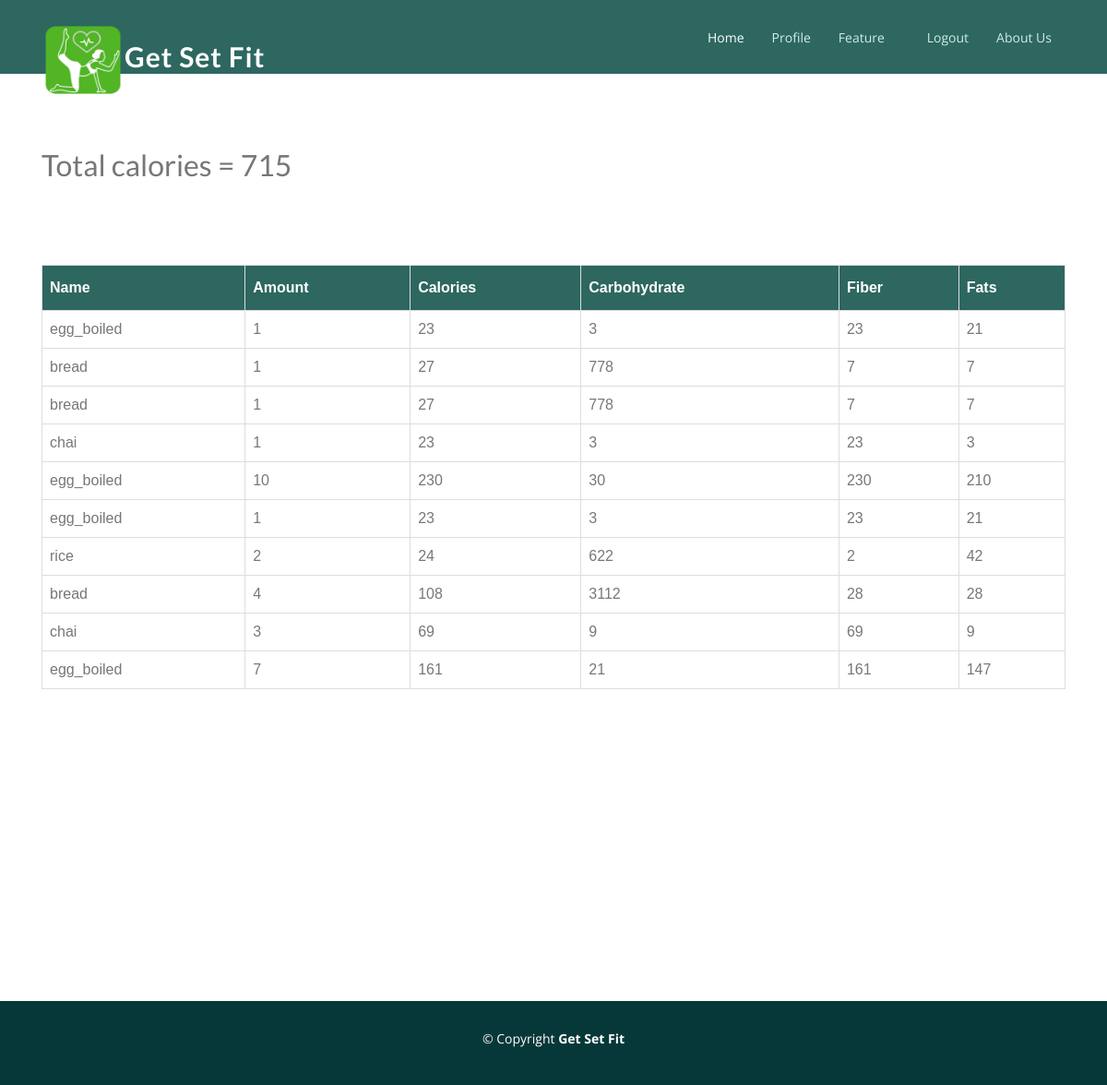
/food/consumed/ (signed in), run on the app's committed database.
### fitme/models.py (models this page shows, shortened)
class Food_Consumed(models.Model):
    user = models.ForeignKey(User, on_delete=models.SET_NULL, null=True)
    items = models.ForeignKey(Item, on_delete=models.CASCADE)
    time = models.DateTimeField(auto_now=True)
    Amount = models.IntegerField()

class Item(models.Model):
    Name = models.CharField(max_length=100,  primary_key=True)
    Calories = models.IntegerField()
    Carbohydrate = models.IntegerField()
    Fiber = models.IntegerField()
    Fats = models.IntegerField()

### fitme/views.py (the view)
# urls.py: path('food/consumed/', views.consumed.as_view(), name='currentfitmes'),
class consumed(ListView):
    model = Food_Consumed
    template_name = 'fitme/consumed.html'  # <app>/<model>_<viewtype>.html
    context_object_name = 'foods'
    paginate_by = 10
    def get_queryset(self):
        consumed = Food_Consumed.objects.filter(user=self.request.user)
        total = consumed[0]
        total.Amount = 0
        total.items.Name = 'Total'
        for food in consumed:
            food.items.Calories = food.items.Calories * food.Amount
            food.items.Carbohydrate = food.items.Carbohydrate * food.Amount
            food.items.Fiber = food.items.Fiber * food.Amount
            food.items.Fats = food.items.Fats * food.Amount
            total.items.Calories = total.items.Calories + food.items.Calories
            total.items.Carbohydrate = total.items.Carbohydrate + food.items.Carbohydrate
            total.items.Fiber = total.items.Fiber + food.items.Fiber
            total.items.Fats = total.items.Fats + food.items.Fats
            total.Amount = total.Amount + food.Amount
        return consumed

### fitme/templates/fitme/consumed.html (shortened to what this page needs)
{% extends "fitme/base.html" %} {% load static %} {% block content %}
<link href="{% static 'fitme/css/consumed.css' %}" rel="stylesheet" />
<h2 id = "total" style="margin-top: 50px;">ppp</h2>
{% with sum=0 %}
<table id="customers">
  <thead>
    <tr>
      <th>Name</th>
      <th>Amount</th>
      <th>Calories</th>
      <th>Carbohydrate</th>
      <th>Fiber</th>
      <th>Fats</th>
    </tr>
  </thead>
  <tbody>
    {% for food in foods %}
    <tr>
      <td>{{food.items.Name}}</td>
      <td>{{food.Amount}}</td>
      <td id = 'cal'>{{ food.items.Calories }}</td>
      <td>{{ food.items.Carbohydrate }}</td>
      <td>{{ food.items.Fiber }}</td>
      <td>{{ food.items.Fats }}</td>
    </tr>
    {% endfor %}
  </tbody>
</table>
{% endwith %}
{% endblock %}

### fitme/templates/fitme/base.html (shortened to what this page needs)
{% load static %}
<!DOCTYPE html>
<html lang="en">
<head>
  <link href="{% static 'fitme/vendor/bootstrap/css/bootstrap.min.css' %}" rel="stylesheet">
  <link href="{% static 'fitme/vendor/icofont/icofont.min.css' %}" rel="stylesheet">
  <link href="{% static 'fitme/vendor/venobox/venobox.css' %}" rel="stylesheet">
  <link href="{% static 'fitme/vendor/owl.carousel/assets/owl.carousel.min.css' %}" rel="stylesheet">
  <link href="{% static 'fitme/css/style.css' %}" rel="stylesheet">
</head>
<body>
  <header id="header" class="fixed-top">
    <div class="container">
      <div class="logo float-left">
        <h1 class="text-light"><img src="{% static 'fitme/logo.png' %}" ></a><a href="{% url 'home' %}"><span>Get Set Fit</span></a></h1>
      </div>
      <nav class="nav-menu float-right d-none d-lg-block">
        <ul>
          <li class="active"><a href="{% url 'home' %}">Home</a></li>
          <li><a  href="{% url 'profile' %}">Profile</a></li>
          <li class="drop-down"><a href="">Feature</a>
          </li>
          {% if user.is_authenticated %}
                <li><a href="#" onclick="$('#signOutBtn').click()">Logout</a>
                </li>
            {% else %}
                <li><a href="{% url 'register' %}">Sign Up</a></li>
                <li><a href="{% url 'login' %}">Login</a></li>
            {% endif %}
           <li><a href="#about">About Us</a></li>
        </ul>
      </nav>
    </div>
  </header>
  <main id="main">
    <section class="portfolio-details">
      <div class="container">
    {% block content %}{% endblock %}
      </div>
    </section>
  </main>
  <footer id="footer">
    <div class="container">
      <div class="copyright">
        &copy; Copyright <strong><span>Get Set Fit</span></strong>
      </div>
      <div class="credits">
      </div>
    </div>
  </footer>
</body>
</html>

### fitme/static/fitme/css/style.css (style rules this page uses)
body { font-family: "Open Sans", sans-serif; color: #777; }
a { color: #43aea0; }
h1, h2, h3, h4, h5, h6, .font-primary { font-family: "Lato", sans-serif; }
#header { height: 80px; transition: all 0.5s; z-index: 997; transition: all 0.5s; padding: 20px 0; background: #2d6760; }
#header .logo h1 { font-size: 30px; margin: 0; padding: 0; line-height: 1; font-weight: 700; letter-spacing: 1px; }
#header .logo h1 a, #header .logo h1 a:hover { color: #fff; text-decoration: none; }
#header .logo img { padding: 0; margin: -3; max-height: 90px; }
#main { margin-top: 80px; }
.nav-menu, .nav-menu * { margin: 0; padding: 0; list-style: none; }
.nav-menu > ul > li { position: relative; white-space: nowrap; float: left; }
.nav-menu a { display: block; position: relative; color: #d2ece9; padding: 10px 15px; transition: 0.3s; font-size: 14px; font-family: "Open Sans", sans-serif; }
.nav-menu a:hover, .nav-menu .active > a, .nav-menu li:hover > a { color: #fff; text-decoration: none; }
.nav-menu .drop-down > a:after { content: "\ea99"; font-family: IcoFont; padding-left: 5px; }
.mobile-nav { position: fixed; top: 0; bottom: 0; z-index: 9999; overflow-y: auto; left: -260px; width: 260px; padding-top: 18px; background: #01292a; transition: 0.4s; }
.mobile-nav * { margin: 0; padding: 0; list-style: none; }
.mobile-nav a { display: block; position: relative; color: #d2ece9; padding: 10px 20px; font-weight: 500; }
.mobile-nav a:hover, .mobile-nav .active > a, .mobile-nav li:hover > a { color: #9cd5ce; text-decoration: none; }
.mobile-nav .drop-down > a:after { content: "\ea99"; font-family: IcoFont; padding-left: 10px; position: absolute; right: 15px; }
.mobile-nav .drop-down > a { padding-right: 35px; }
section { padding: 60px 0; }
.portfolio-details { padding-top: 30px; }
#footer { background: #073839; padding: 30px 0; color: #fff; font-size: 14px; }
#footer .copyright { text-align: center; }
#footer .credits { padding-top: 10px; text-align: center; font-size: 13px; color: #fff; }

### fitme/static/fitme/css/consumed.css (style rules this page uses)
#customers { font-family: Arial, Helvetica, sans-serif; border-collapse: collapse; width: 100%; margin-top: 8%; margin-bottom: 25%; }
#customers td, #customers th { border: 1px solid #ddd; padding: 8px; }
#customers th { padding-top: 12px; padding-bottom: 12px; text-align: left; background-color: #2d6760; color: white; }

### data on the page
Food_Consumed: items.Name "egg_boiled", Amount "1", items.Calories "23", items.Carbohydrate "3", items.Fiber "23", items.Fats "21"
Food_Consumed: items.Name "bread", Amount "1", items.Calories "27", items.Carbohydrate "778", items.Fiber "7", items.Fats "7"
Food_Consumed: items.Name "bread", Amount "1", items.Calories "27", items.Carbohydrate "778", items.Fiber "7", items.Fats "7"
Food_Consumed: items.Name "chai", Amount "1", items.Calories "23", items.Carbohydrate "3", items.Fiber "23", items.Fats "3"
Food_Consumed: items.Name "egg_boiled", Amount "10", items.Calories "230", items.Carbohydrate "30", items.Fiber "230", items.Fats "210"
Food_Consumed: items.Name "egg_boiled", Amount "1", items.Calories "23", items.Carbohydrate "3", items.Fiber "23", items.Fats "21"
Food_Consumed: items.Name "rice", Amount "2", items.Calories "24", items.Carbohydrate "622", items.Fiber "2", items.Fats "42"
Food_Consumed: items.Name "bread", Amount "4", items.Calories "108", items.Carbohydrate "3112", items.Fiber "28", items.Fats "28"
Food_Consumed: items.Name "chai", Amount "3", items.Calories "69", items.Carbohydrate "9", items.Fiber "69", items.Fats "9"
Food_Consumed: items.Name "egg_boiled", Amount "7", items.Calories "161", items.Carbohydrate "21", items.Fiber "161", items.Fats "147"
